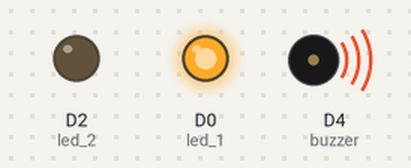
The sketch below on a simulated ESP8266 (NodeMCU). On the bench: output pins drawn as LEDs (lit = HIGH), buzzer (waves = sounding, pin HIGH).

Above: at 0.5 s.
At 1.5 s:
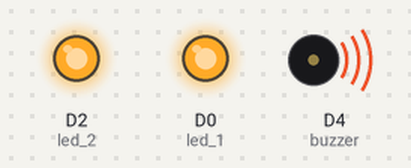
At 5.5 s:
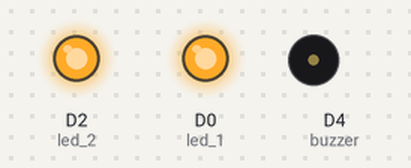
Timing chart, 0 to 6.9 s (numbered marks = the images above):
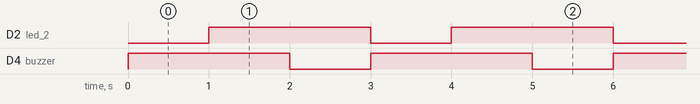

Measured:
- by itself, D2 (led_2), D4 (buzzer): alternates HIGH for 2.0 s and LOW for 1.0 s
- by itself, everything shown: repeats every 3.0 s, in 3 steps

The sketch:

sketch_sep12a.ino
```cpp
#define led_1 D0
#define buzzer D4
#define led_2 D2

void setup() {
  pinMode(led_1, OUTPUT);//definindo led_vermelho como saída
  pinMode(buzzer, OUTPUT);//definindo led_verde como saída
  pinMode(led_2, OUTPUT);//

}

void loop() {
  //1o. bloco
  digitalWrite(led_1, HIGH);
  digitalWrite(buzzer, HIGH);
  digitalWrite(led_2, LOW);
  delay(1000);
  //2o. bloco
  digitalWrite(led_1, HIGH);
  digitalWrite(buzzer, HIGH);
  digitalWrite(led_2, HIGH);
  delay(1000);
  //3o. bloco para bipar o buzzer
  digitalWrite(led_1, HIGH);
  digitalWrite(buzzer, LOW);
  digitalWrite(led_2, HIGH);
  delay(500);
  //4''o. bloco para bipar o buzzer
  digitalWrite(led_1, HIGH);
  digitalWrite(buzzer, LOW);
  digitalWrite(led_2, HIGH);
  delay(500);
}
```
